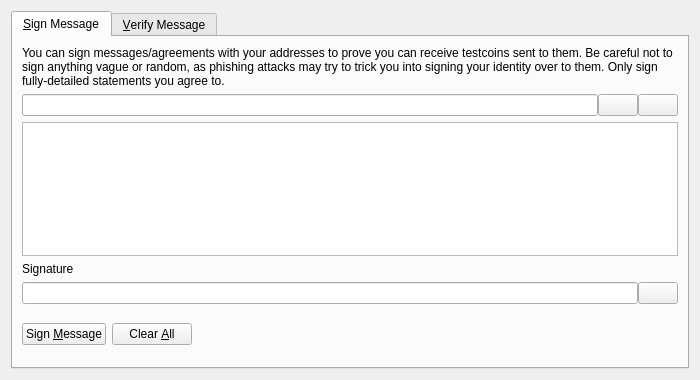
<?xml version="1.0" encoding="UTF-8"?>
<ui version="4.0">
 <class>SignVerifyMessageDialog</class>
 <widget class="QDialog" name="SignVerifyMessageDialog">
  <property name="geometry">
   <rect>
    <x>0</x>
    <y>0</y>
    <width>700</width>
    <height>380</height>
   </rect>
  </property>
  <property name="windowTitle">
   <string>Signatures - Sign / Verify a Message</string>
  </property>
  <property name="modal">
   <bool>true</bool>
  </property>
  <layout class="QVBoxLayout" name="verticalLayout">
   <item>
    <widget class="QTabWidget" name="tabWidget">
     <property name="currentIndex">
      <number>0</number>
     </property>
     <widget class="QWidget" name="tabSignMessage">
      <attribute name="title">
       <string>&amp;Sign Message</string>
      </attribute>
      <layout class="QVBoxLayout" name="verticalLayout_SM">
       <item>
        <widget class="QLabel" name="infoLabel_SM">
         <property name="text">
          <string>You can sign messages/agreements with your addresses to prove you can receive testcoins sent to them. Be careful not to sign anything vague or random, as phishing attacks may try to trick you into signing your identity over to them. Only sign fully-detailed statements you agree to.</string>
         </property>
         <property name="textFormat">
          <enum>Qt::PlainText</enum>
         </property>
         <property name="wordWrap">
          <bool>true</bool>
         </property>
        </widget>
       </item>
       <item>
        <layout class="QHBoxLayout" name="horizontalLayout_1_SM">
         <property name="spacing">
          <number>0</number>
         </property>
         <item>
          <widget class="QValidatedLineEdit" name="addressIn_SM">
           <property name="toolTip">
            <string>The Testcoin address to sign the message with</string>
           </property>
          </widget>
         </item>
         <item>
          <widget class="QPushButton" name="addressBookButton_SM">
           <property name="toolTip">
            <string>Choose previously used address</string>
           </property>
           <property name="text">
            <string/>
           </property>
           <property name="icon">
            <iconset resource="../testcoin.qrc">
             <normaloff>:/icons/address-book</normaloff>:/icons/address-book</iconset>
           </property>
           <property name="shortcut">
            <string>Alt+A</string>
           </property>
           <property name="autoDefault">
            <bool>false</bool>
           </property>
          </widget>
         </item>
         <item>
          <widget class="QPushButton" name="pasteButton_SM">
           <property name="toolTip">
            <string>Paste address from clipboard</string>
           </property>
           <property name="text">
            <string/>
           </property>
           <property name="icon">
            <iconset resource="../testcoin.qrc">
             <normaloff>:/icons/editpaste</normaloff>:/icons/editpaste</iconset>
           </property>
           <property name="shortcut">
            <string>Alt+P</string>
           </property>
           <property name="autoDefault">
            <bool>false</bool>
           </property>
          </widget>
         </item>
        </layout>
       </item>
       <item>
        <widget class="QPlainTextEdit" name="messageIn_SM">
         <property name="toolTip">
          <string>Enter the message you want to sign here</string>
         </property>
        </widget>
       </item>
       <item>
        <widget class="QLabel" name="signatureLabel_SM">
         <property name="text">
          <string>Signature</string>
         </property>
         <property name="textFormat">
          <enum>Qt::PlainText</enum>
         </property>
        </widget>
       </item>
       <item>
        <layout class="QHBoxLayout" name="horizontalLayout_2_SM">
         <property name="spacing">
          <number>0</number>
         </property>
         <item>
          <widget class="QLineEdit" name="signatureOut_SM">
           <property name="font">
            <font>
             <italic>true</italic>
            </font>
           </property>
           <property name="readOnly">
            <bool>true</bool>
           </property>
          </widget>
         </item>
         <item>
          <widget class="QPushButton" name="copySignatureButton_SM">
           <property name="toolTip">
            <string>Copy the current signature to the system clipboard</string>
           </property>
           <property name="text">
            <string/>
           </property>
           <property name="icon">
            <iconset resource="../testcoin.qrc">
             <normaloff>:/icons/editcopy</normaloff>:/icons/editcopy</iconset>
           </property>
           <property name="autoDefault">
            <bool>false</bool>
           </property>
          </widget>
         </item>
        </layout>
       </item>
       <item>
        <layout class="QHBoxLayout" name="horizontalLayout_3_SM">
         <item>
          <widget class="QPushButton" name="signMessageButton_SM">
           <property name="toolTip">
            <string>Sign the message to prove you own this Testcoin address</string>
           </property>
           <property name="text">
            <string>Sign &amp;Message</string>
           </property>
           <property name="icon">
            <iconset resource="../testcoin.qrc">
             <normaloff>:/icons/edit</normaloff>:/icons/edit</iconset>
           </property>
           <property name="autoDefault">
            <bool>false</bool>
           </property>
          </widget>
         </item>
         <item>
          <widget class="QPushButton" name="clearButton_SM">
           <property name="toolTip">
            <string>Reset all sign message fields</string>
           </property>
           <property name="text">
            <string>Clear &amp;All</string>
           </property>
           <property name="icon">
            <iconset resource="../testcoin.qrc">
             <normaloff>:/icons/remove</normaloff>:/icons/remove</iconset>
           </property>
           <property name="autoDefault">
            <bool>false</bool>
           </property>
          </widget>
         </item>
         <item>
          <spacer name="horizontalSpacer_1_SM">
           <property name="orientation">
            <enum>Qt::Horizontal</enum>
           </property>
           <property name="sizeHint" stdset="0">
            <size>
             <width>40</width>
             <height>48</height>
            </size>
           </property>
          </spacer>
         </item>
         <item>
          <widget class="QLabel" name="statusLabel_SM">
           <property name="font">
            <font>
             <weight>75</weight>
             <bold>true</bold>
            </font>
           </property>
           <property name="text">
            <string/>
           </property>
           <property name="wordWrap">
            <bool>true</bool>
           </property>
          </widget>
         </item>
         <item>
          <spacer name="horizontalSpacer_2_SM">
           <property name="orientation">
            <enum>Qt::Horizontal</enum>
           </property>
           <property name="sizeHint" stdset="0">
            <size>
             <width>40</width>
             <height>48</height>
            </size>
           </property>
          </spacer>
         </item>
        </layout>
       </item>
      </layout>
     </widget>
     <widget class="QWidget" name="tabVerifyMessage">
      <attribute name="title">
       <string>&amp;Verify Message</string>
      </attribute>
      <layout class="QVBoxLayout" name="verticalLayout_VM">
       <item>
        <widget class="QLabel" name="infoLabel_VM">
         <property name="text">
          <string>Enter the receiver's address, message (ensure you copy line breaks, spaces, tabs, etc. exactly) and signature below to verify the message. Be careful not to read more into the signature than what is in the signed message itself, to avoid being tricked by a man-in-the-middle attack. Note that this only proves the signing party receives with the address, it cannot prove sendership of any transaction!</string>
         </property>
         <property name="textFormat">
          <enum>Qt::PlainText</enum>
         </property>
         <property name="alignment">
          <set>Qt::AlignLeading|Qt::AlignLeft|Qt::AlignTop</set>
         </property>
         <property name="wordWrap">
          <bool>true</bool>
         </property>
        </widget>
       </item>
       <item>
        <layout class="QHBoxLayout" name="horizontalLayout_1_VM">
         <property name="spacing">
          <number>0</number>
         </property>
         <item>
          <widget class="QValidatedLineEdit" name="addressIn_VM">
           <property name="toolTip">
            <string>The Testcoin address the message was signed with</string>
           </property>
          </widget>
         </item>
         <item>
          <widget class="QPushButton" name="addressBookButton_VM">
           <property name="toolTip">
            <string>Choose previously used address</string>
           </property>
           <property name="text">
            <string/>
           </property>
           <property name="icon">
            <iconset resource="../testcoin.qrc">
             <normaloff>:/icons/address-book</normaloff>:/icons/address-book</iconset>
           </property>
           <property name="shortcut">
            <string>Alt+A</string>
           </property>
           <property name="autoDefault">
            <bool>false</bool>
           </property>
          </widget>
         </item>
        </layout>
       </item>
       <item>
        <widget class="QPlainTextEdit" name="messageIn_VM"/>
       </item>
       <item>
        <widget class="QValidatedLineEdit" name="signatureIn_VM"/>
       </item>
       <item>
        <layout class="QHBoxLayout" name="horizontalLayout_2_VM">
         <item>
          <widget class="QPushButton" name="verifyMessageButton_VM">
           <property name="toolTip">
            <string>Verify the message to ensure it was signed with the specified Testcoin address</string>
           </property>
           <property name="text">
            <string>Verify &amp;Message</string>
           </property>
           <property name="icon">
            <iconset resource="../testcoin.qrc">
             <normaloff>:/icons/transaction_0</normaloff>:/icons/transaction_0</iconset>
           </property>
           <property name="autoDefault">
            <bool>false</bool>
           </property>
          </widget>
         </item>
         <item>
          <widget class="QPushButton" name="clearButton_VM">
           <property name="toolTip">
            <string>Reset all verify message fields</string>
           </property>
           <property name="text">
            <string>Clear &amp;All</string>
           </property>
           <property name="icon">
            <iconset resource="../testcoin.qrc">
             <normaloff>:/icons/remove</normaloff>:/icons/remove</iconset>
           </property>
           <property name="autoDefault">
            <bool>false</bool>
           </property>
          </widget>
         </item>
         <item>
          <spacer name="horizontalSpacer_1_VM">
           <property name="orientation">
            <enum>Qt::Horizontal</enum>
           </property>
           <property name="sizeHint" stdset="0">
            <size>
             <width>40</width>
             <height>48</height>
            </size>
           </property>
          </spacer>
         </item>
         <item>
          <widget class="QLabel" name="statusLabel_VM">
           <property name="font">
            <font>
             <weight>75</weight>
             <bold>true</bold>
            </font>
           </property>
           <property name="text">
            <string/>
           </property>
           <property name="wordWrap">
            <bool>true</bool>
           </property>
          </widget>
         </item>
         <item>
          <spacer name="horizontalSpacer_2_VM">
           <property name="orientation">
            <enum>Qt::Horizontal</enum>
           </property>
           <property name="sizeHint" stdset="0">
            <size>
             <width>40</width>
             <height>48</height>
            </size>
           </property>
          </spacer>
         </item>
        </layout>
       </item>
      </layout>
     </widget>
    </widget>
   </item>
  </layout>
 </widget>
 <customwidgets>
  <customwidget>
   <class>QValidatedLineEdit</class>
   <extends>QLineEdit</extends>
   <header>qt/qvalidatedlineedit.h</header>
  </customwidget>
 </customwidgets>
 <resources>
  <include location="../testcoin.qrc"/>
 </resources>
 <connections/>
</ui>
